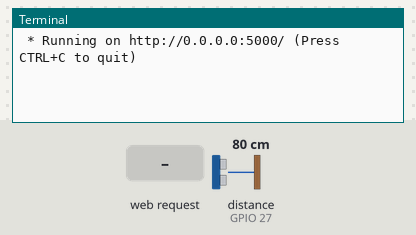
Simulated run of this program. Board: Raspberry Pi (BCM pin numbers). Shown: the last lines printed to the terminal. The inputs (shaded band) are chosen by the test bench; at power-on: distance to the obstacle (sensor on GPIO 27) 80 cm. The echo pulse lasts 58.3 µs per cm; the clock reads 2024-03-15 10:24:30 at power-on unless the program sets it.

Above: at 1.2 s.
1.3 s: HTTP request for / received
At 2.4 s:
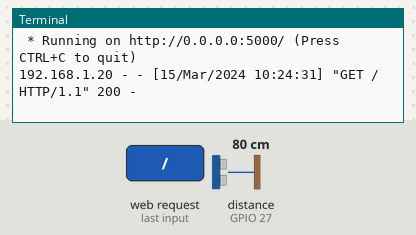
2.8 s: HTTP request for /sensor/ received
At 4.5 s:
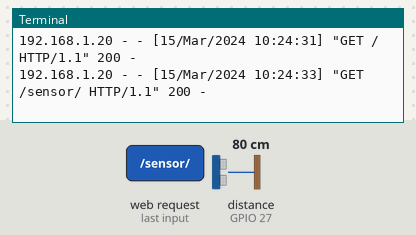

Measured:
- after the input at 1.3 s, the terminal: prints a new line at once (image 1)
- after the input at 2.8 s, the terminal: prints a new line after 0.58 s (image 2)

The program:

app.py
```python
from flask import Flask
from gpiozero import DistanceSensor
from time import sleep

app = Flask(__name__)


@app.route('/')
def index():
   return "hello_world 2"

@app.route('/sensor/')
def get_sensor_value():
      try:
        hc_sr04 = DistanceSensor(echo=27, trigger=17)
        distance = hc_sr04.distance * 100
        sleep(0.1)
        return f"distance: {distance:.2f} cm"

      except Exception as e:
         print(f"Error: {e}")
         return "Error reading sensor"

if __name__ == '__main__':
  app.run(debug=True, host="0.0.0.0", port='5000')
```
